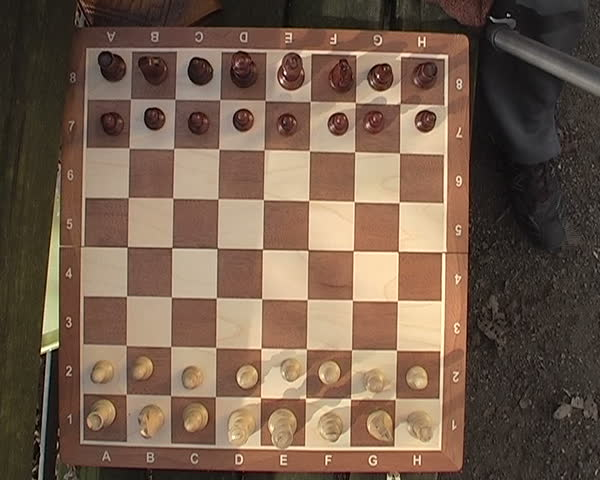
#> input picture 1.jpg, 600 x 480 px, given in place of 23.jpg, which was not available
$ python chessboard_detect.py   (older library calls are emulated)
#> lines starting #> are read from the running program, lines starting #| are printed output that depends on the picture; pictures that were not available may be replaced by others from this repository, and a replacement may not be noted
### helpers.py
import numpy as np

def scaleImageIfNeeded(img, max_width=1000, max_height=800):
  """Scale image down to max_width / max_height keeping aspect ratio if needed. Do nothing otherwise."""
  # Input and Output is a PIL Image
  img_width, img_height = img.size
  # print("Image size %dx%d" % (img_width, img_height))
  aspect_ratio = min(max_width/img_width, max_height/img_height)
  if aspect_ratio < 1.0:
    new_width, new_height = ((np.array(img.size) * aspect_ratio)).astype(int)
    # print(" Resizing to %dx%d" % (new_width, new_height))
    return img.resize((new_width,new_height))
  return img

def getSegmentAngle(line):
  x1,y1,x2,y2 = line
  return np.math.atan2(y2-y1, x2-x1)

def getLineGradients(line, gradient_x, gradient_y, gradient_mag, sampling_rate=0.5,
  normal_magnitude_threshold=0.9, normal_strong_gradient_ratio_threshold=0.45, pos_neg_ratio_threshold=0.2):
  """Calculate normal gradient values along line given x/y gradients and a line segment."""

  # 1 - Get gradient values
  line = np.array(line)
  ptA = line[:2]
  ptB = line[2:]

  # unit vector in direction of line
  line_length = np.linalg.norm(ptB - ptA)
  line_direction = (ptB - ptA) / line_length

  # Convert to normal
  line_normal = np.array([-line_direction[1], line_direction[0]]) # -y, x for normal in one direction

  # Get points along line, choosing number of points giving a sampling rate in pixels per points (1-1 is good)
  num_pts_on_line = np.ceil(np.sqrt(np.sum((ptB - ptA)**2)) / sampling_rate)
  guessx = np.linspace(ptA[1],ptB[1],num_pts_on_line)
  guessy = np.linspace(ptA[0],ptB[0],num_pts_on_line)

  line_indices = np.floor(np.vstack((guessx, guessy)).T).astype(int)
  gradients = np.vstack(
          [gradient_x[line_indices[:,0], line_indices[:,1]],
           gradient_y[line_indices[:,0], line_indices[:,1]]])
  gradient_mags = gradient_mag[line_indices[:,0], line_indices[:,1]]

  # Calculate average strength of gradient along line as a score
  gradient_on_normal = line_normal.dot(gradients)
  avg_normal_gradient = np.abs(gradient_on_normal).mean()

  # Magnitude of gradient along normal, normalized by total gradient magnitude at that point
  # ex. 1.0 means strong + gradient perfectly normal to line
  with np.errstate(divide='ignore', invalid='ignore'):
    # some gradient magnitudes are zero, set normal gradients to zero for those
    normal_gradients = gradient_on_normal / gradient_mags
    # Ignore weak gradients
    normal_gradients[(gradient_mags < 10)] = 0

  # Ratio of how often the absolute of the gradient is greater than the threshold
  # chessboard lines should have extremely high ~90% ratios
  normal_strong_gradient_ratio = np.sum(abs(normal_gradients) > normal_magnitude_threshold) / float(num_pts_on_line)

  # Ratio of mag near top vs mag near bot
  pos_edge_ratio = np.sum(normal_gradients > normal_magnitude_threshold) / float(num_pts_on_line)
  neg_edge_ratio = np.sum(-normal_gradients > normal_magnitude_threshold) / float(num_pts_on_line)

  # Calculate aspect ratio of positive to negative values, but only if they're both reasonably strong
  if (pos_edge_ratio < pos_neg_ratio_threshold or neg_edge_ratio < pos_neg_ratio_threshold):
    edge_ratio = 0
  else:
    if pos_edge_ratio > neg_edge_ratio:
      edge_ratio = neg_edge_ratio / pos_edge_ratio
    else:
      edge_ratio = pos_edge_ratio / neg_edge_ratio

  # if normal_strong_gradient_ratio > normal_strong_gradient_ratio_threshold and edge_ratio != 0:
  # print("%.2f / %.2f = %.2f %s | %.2f" % (pos_edge_ratio, neg_edge_ratio, edge_ratio, edge_ratio < 0.75, normal_strong_gradient_ratio))


  # Calculate fft, since sampling rate is static, we can just use indices as a comparison method
  fft_result = np.abs(np.fft.rfft(normal_gradients).real)
  strongest_freq = np.argmax(fft_result)

  is_good = True

  # Sanity check normal gradients span positive and negative range
  if normal_gradients.min() > -normal_magnitude_threshold or normal_gradients.max() < normal_magnitude_threshold:
    is_good = False
  # Sanity check most of the normal gradients are maximized
  elif normal_strong_gradient_ratio < normal_strong_gradient_ratio_threshold:
    is_good = False
  # Check that ratio of positive to negative is somewhere near 50/50, 1.0 means perfect 50/50, 0.5 gives a lot of leeway
  elif edge_ratio < 0.5:
    is_good = False
  # Check that there is a low frequency signal in normal gradient
  elif strongest_freq < 2 or strongest_freq > 20:
    is_good = False

  # Recover potentially good lines
  if edge_ratio > 0.9 and normal_strong_gradient_ratio > normal_strong_gradient_ratio_threshold:
    is_good = True

  # if is_good:
  #   print("%.2f : %.2f / %.2f = %.2f | %.2f | %d" % (
  #     avg_normal_gradient, pos_edge_ratio, neg_edge_ratio, edge_ratio,
  #     normal_strong_gradient_ratio, strongest_freq))

  return is_good, strongest_freq, normal_gradients, fft_result, edge_ratio, avg_normal_gradient

def angleClose(a, b, angle_threshold=10*np.pi/180):
  d = np.abs(a - b)
  # Handle angles that are ~360 or ~180 degrees apart
  return d < angle_threshold or np.abs(np.pi-d) < angle_threshold or np.abs(2*np.pi-d) < angle_threshold

def segmentAngles(angles, good_mask, angle_threshold=15*np.pi/180):
  # Partition lines based on similar angles int segments/groups
  good = np.zeros(len(angles),dtype=bool)
  segment_mask = np.zeros(angles.shape, dtype=int)

  segment_idx = 1
  for i in range(angles.size):
    # Skip if not a good line or line already grouped
    if not good_mask[i] or segment_mask[i] != 0:
      continue

    # Create new group
    segment_mask[i] = segment_idx
    for j in range(i+1, angles.size):
      # If good line, not yet grouped, and is close in angle, add to segment group
      if good_mask[j] and segment_mask[j] == 0 and angleClose(angles[i], angles[j], angle_threshold):
          segment_mask[j] = segment_idx
    # Iterate to next group
    segment_idx += 1

  return segment_mask # segments

def chooseBestSegments(segments, line_mags):
  num_segments = segments.max() # 1-indexed, 0 is a masked/bad segment
  segment_mags = np.zeros(num_segments+1)
  for i in range(1, num_segments+1):
    num_in_segment = np.sum(segments == i)
    if num_in_segment < 4:
      # Need at least 4 lines in a segment
      segment_mags[i] = 0
    else:
      # Get average line gradient magnitude for that segment
      segment_mags[i] = np.sum(line_mags[segments == i])/num_in_segment

  # print("num:",num_segments)
  # print("mags:",segment_mags)
  order = np.argsort(segment_mags)[::-1]
  return order[:2] # Top two segments only

### chess_detect_helper.py
import cv2 # For Sobel etc
import numpy as np
from helpers import *
from line_intersection import *

def getChessLinesCorners(img, chessboard_to_screen_ratio=0.2):
  # Edges
  edges = cv2.Canny(img,200,500,apertureSize = 3, L2gradient=False) # Better thresholds

  # Gradients
  sobelx = cv2.Sobel(img,cv2.CV_64F,1,0,ksize=5)
  sobely = cv2.Sobel(img,cv2.CV_64F,0,1,ksize=5)
  grad_mag = np.sqrt(sobelx**2+sobely**2)

  # Hough Lines Probabilistic
  # chessboard_to_screen_ratio = 0.2
  min_chessboard_line_length = chessboard_to_screen_ratio * min(img.shape)
  # TODO: This varys based on the chessboard to screen ratio, for chessboards filling the screen, we want to hop further
  max_line_gap = min_chessboard_line_length / 8.0 * 1.5 # Can hop up to one missing square

  lines = cv2.HoughLinesP(edges,1,np.pi/360.0, 30, minLineLength = min_chessboard_line_length, maxLineGap = max_line_gap)[:,0,:]
  # lines = cv2.HoughLinesP(edges,1,np.pi/360.0, 30, minLineLength=30, maxLineGap=30)[:,0,:]

  good_lines = np.zeros(lines.shape[0])
  norm_grads = np.zeros(lines.shape[0])
  angles = np.zeros(lines.shape[0])

  for idx in range(lines.shape[0]):
    line = lines[idx,:]
    is_good, _, _, _, _, avg_normal_gradient = getLineGradients(line, sobelx, sobely, grad_mag)
    good_lines[idx] = is_good
    norm_grads[idx] = avg_normal_gradient
    angles[idx] = getSegmentAngle(line)

  # Get angles and segment lines up
  segments = segmentAngles(angles, good_lines, angle_threshold=15*np.pi/180)
  top_two_segments = chooseBestSegments(segments, norm_grads)
  if (top_two_segments.size < 2):
    print("Couldn't find enough segments")
    return [], [], [], []

  # Update good_mask to only include top two groups
  a_segment = segments == top_two_segments[0]
  b_segment = segments == top_two_segments[1]
  good_mask = a_segment | b_segment

  a_segment_idxs = np.argwhere(a_segment).flatten()
  b_segment_idxs = np.argwhere(b_segment).flatten()

  # Rotate angles 45 degrees first
  angle_a = np.mean(angles[a_segment_idxs]) + np.pi/4
  dir_a = np.array([np.cos(angle_a), np.sin(angle_a)])
  angle_b = np.mean(angles[b_segment_idxs]) + np.pi/4
  dir_b = np.array([np.cos(angle_b), np.sin(angle_b)])

  # Plot intersections
  chess_pts = getAllLineIntersections(lines[a_segment_idxs], lines[b_segment_idxs])
  pruned_chess_pts = prunePoints(chess_pts,max_dist2=5**2)
  return lines[a_segment_idxs], lines[b_segment_idxs], pruned_chess_pts, (dir_a, dir_b)

### line_intersection.py
import PIL.Image
import cv2
import numpy as np
import itertools

# Calculate intersections
def line_intersect(a1, a2, b1, b2):
  T = np.array([[0, -1], [1, 0]])
  da = np.atleast_2d(a2 - a1)
  db = np.atleast_2d(b2 - b1)
  dp = np.atleast_2d(a1 - b1)
  dap = np.dot(da, T)
  denom = np.sum(dap * db, axis=1)
  num = np.sum(dap * dp, axis=1)
  return np.atleast_2d(num / denom).T * db + b1

def getAllLineIntersections(linesA, linesB):
  # get all pairings of lines
  pairings = np.array(list(itertools.product(range(linesA.shape[0]),range(linesB.shape[0]))))
  return line_intersect(linesA[pairings[:,0],:2], linesA[pairings[:,0],2:], linesB[pairings[:,1],:2], linesB[pairings[:,1],2:])

def prunePoints(pts, max_dist2=5**2):
  # Prune points away that are close to each other
  # preferring points that come earlier in array order
  good_pts = np.ones(pts.shape[0], dtype=bool)
  for i in range(pts.shape[0]):
    if ~good_pts[i]:
      continue
    for j in range(i+1,pts.shape[0]):
      d2 = np.sum((pts[j] - pts[i])**2)
      if (d2 < max_dist2): # within (N pixels)**2 of another point
        good_pts[j] = False

  return pts[good_pts]


# [48 lines that do not run on import are left out]

def getCorners(chess_pts, top_dirs):
  """top_dirs are the two top direction vectors for the chess board lines"""
  d_norm_a = top_dirs[0]
  vals = chess_pts.dot(d_norm_a)
  a = chess_pts[np.argmin(vals),:]
  b = chess_pts[np.argmax(vals),:]

  dist = (b-a)
  d_norm = np.array([-dist[1], dist[0]])
  d_norm /= np.sqrt(np.sum(d_norm**2))

  # print(d_norm)
  vals = chess_pts.dot(d_norm)
  # print(vals)
  c = chess_pts[np.argmin(vals),:]
  d = chess_pts[np.argmax(vals),:]

  corners = np.vstack([a,c,b,d]).astype(np.float32)
  return corners

def getRectifiedChessLines(img):
    """Given a warped axis-aligned image of a chessboard, return internal line crossings"""
    # TODO: Fix awkward conversion
    # Convert RGB numpy array to image, then to grayscale image, then back to numpy array
    img_gray = np.array(PIL.Image.fromarray(img).convert('L'))
    img_gray = cv2.bilateralFilter(img_gray,15,75,75)

    # Find gradients
    sobelx = cv2.Sobel(img_gray,cv2.CV_64F,1,0,ksize=5)
    sobely = cv2.Sobel(img_gray,cv2.CV_64F,0,1,ksize=5)

    sobelx_pos = sobelx.copy()
    sobelx_pos[sobelx <= 0] = 0
    sobelx_neg = sobelx.copy()
    sobelx_neg[sobelx > 0] = 0

    sobely_pos = sobely.copy()
    sobely_pos[sobely <= 0] = 0
    sobely_neg = sobely.copy()
    sobely_neg[sobely > 0] = 0

    checker_x = np.sum(sobelx_pos, axis=0) * np.sum(-sobelx_neg, axis=0)
    checker_x = skeletonize_1d(checker_x)

    checker_y = np.sum(sobely_pos, axis=1) * np.sum(-sobely_neg, axis=1)
    checker_y = skeletonize_1d(checker_y)

    x_lines = np.argwhere(checker_x).flatten()
    y_lines = np.argwhere(checker_y).flatten()

    x_diff = np.diff(x_lines)
    y_diff = np.diff(y_lines)

    step_x_pred = np.median(x_diff)
    step_y_pred = np.median(y_diff)

    # Remove internal outlier lines that have the wrong step size
    x_good = np.ones(x_lines.shape,dtype=bool)
    y_good = np.ones(y_lines.shape,dtype=bool)

    x_good[1:] = abs(x_diff - step_x_pred) < 20
    y_good[1:] = abs(y_diff - step_y_pred) < 20

    x_keep = np.ones(x_lines.shape,dtype=bool)
    y_keep = np.ones(y_lines.shape,dtype=bool)

    for i in range(x_good.size-1):
      if ~np.any(x_good[i:i+2]):
        x_keep[i] = False
    for i in range(y_good.size-1):
      if ~np.any(y_good[i:i+2]):
        y_keep[i] = False

    x_lines = x_lines[x_keep]
    y_lines = y_lines[y_keep]

    if len(x_lines) < 7 or len(y_lines) < 7:
      return [], [], [], []

    # Select set of 7 adjacent lines with max sum score
    x_scores = np.zeros(x_lines.shape[0]-7+1)
    for i in range(0,x_lines.shape[0]-7+1):
      x_scores[i] = np.sum(checker_x[x_lines[i:i+7]])
    x_start = np.argmax(x_scores)
    strongest_x_lines = range(x_start,x_start+7)

    y_scores = np.zeros(y_lines.shape[0]-7+1)
    for i in range(0,y_lines.shape[0]-7+1):
      y_scores[i] = np.sum(checker_y[y_lines[i:i+7]])
    y_start = np.argmax(y_scores)
    strongest_y_lines = range(y_start,y_start+7)

    # TODO: Sanity check areas between lines for consistent color when choosing?

    # Choose best internal 7 chessboard lines
    lines_x = x_lines[strongest_x_lines]
    lines_y = y_lines[strongest_y_lines]

    # Add outer chessboard edges assuming consistent step size
    step_x = np.median(np.diff(lines_x))
    step_y = np.median(np.diff(lines_y))

    lines_x = np.hstack([lines_x[0]-step_x, lines_x, lines_x[-1]+step_x])
    lines_y = np.hstack([lines_y[0]-step_y, lines_y, lines_y[-1]+step_y])

    return lines_x, lines_y, step_x, step_y

def skeletonize_1d(arr, win=50):
  """return skeletonized 1d array (thin to single value, favor to the right)"""
  _arr = arr.copy() # create a copy of array to modify without destroying original
  # Go forwards
  for i in range(_arr.size-1):
    if _arr[i] == 0:
      continue
    # Will right-shift if they are the same
    if np.any(arr[i] <= arr[i+1:i+win+1]):
      _arr[i] = 0

  # Go reverse
  for i in np.arange(_arr.size-1, 0,-1):
    if _arr[i] == 0:
      continue

    if np.any(arr[max(0,i-win):i] > arr[i]):
      _arr[i] = 0
  return _arr

def getRectChessCorners(lines_x, lines_y):
  pairs = np.array(list(itertools.product(range(8),range(8))))
  all_warp_corners = np.vstack([lines_x[pairs[:,0]], lines_y[pairs[:,1]]]).T
  warp_corners = np.array([
    [lines_x[0], lines_y[0]],
    [lines_x[-1], lines_y[0]],
    [lines_x[-1], lines_y[-1]],
    [lines_x[0], lines_y[-1]]
    ])
  return warp_corners[:,:2].astype(np.float32), all_warp_corners[:,:2].astype(np.float32)

def getOrigChessCorners(warp_corners, all_warp_corners, M_inv):
  all_stack = np.hstack([all_warp_corners, np.ones([all_warp_corners.shape[0],1])]).T
  all_real_corners = (M_inv * all_stack).T
  all_real_corners = all_real_corners / all_real_corners[:,2]

  stack = np.hstack([warp_corners, np.ones([4,1])]).T
  real_corners = (M_inv * stack).T
  real_corners = real_corners / real_corners[:,2] # Normalize by z
  return real_corners[:,:2].astype(np.float32), all_real_corners[:,:2].astype(np.float32)

def getTileImage(input_img, quad_corners, tile_buffer=0, tile_res=64):
  # Add N tile worth buffer on outside edge, such that
  # CV/ML algorithms could potentially use this data for better predictions
  ideal_quad_corners = np.array([[0,0], [1,0], [1,1], [0,1]], dtype=np.float32)

  main_len = tile_res*(ideal_quad_corners*8+tile_buffer)
  side_len = tile_res*(8+2*tile_buffer)

  M = cv2.getPerspectiveTransform(quad_corners, main_len)
  out_img = cv2.warpPerspective(np.array(input_img), M,
                                (side_len, side_len))
  return out_img, M

# [62 lines left out: functions getTileTransform, getSegments, mergePairs, getBestEqualSpacing, not called in this run]

### rectify_refine.py
import PIL.Image
import matplotlib.pyplot as plt
import cv2
import numpy as np
import itertools
import os
np.set_printoptions(precision=2, linewidth=400, suppress=True) # Better printing of arrays

# [17 lines left out: function nonMaxSupress2D, not called in this run]

def reRectifyImages(color_img, tile_res=64, tile_buffer=1):
  """Recenter off-by-N-tiles chessboards, then use
  corner subpixel with ransac findHomography to further optimize rectification of image"""
  if type(color_img).__module__ == np.__name__:
    img = np.array(PIL.Image.fromarray(color_img).convert('L')) # grayscale uint8 numpy array
  else:
    img = np.array(color_img.convert('L')) # grayscale uint8 numpy array
  # img = cv2.equalizeHist(img) # Global histogram equalization
  clahe = cv2.createCLAHE(clipLimit=2.0, tileGridSize=(8,8))
  img = clahe.apply(img)
  # Make sure our tile resolutions and buffer expectations match image size
  assert( (img.shape[0] / tile_res) == (8+2*tile_buffer) )

  k = tile_res
  side_len = tile_res*(8+2*tile_buffer)
  quad = np.ones([k,k])
  # kernel = np.vstack([np.hstack([quad,-quad]), np.hstack([-quad,quad])])
  kernel = np.vstack([np.hstack([quad,-quad]), np.hstack([-quad,quad])])
  kernel = np.tile(kernel,(4,4)) # Becomes 8x8 alternating grid
  kernel = kernel/np.linalg.norm(kernel)

  response = cv2.filter2D(img, cv2.CV_32F, kernel)
  corners = abs(response)
  expected_ctr_pt = np.array([tile_res*(4+tile_buffer), tile_res*(4+tile_buffer)])
  best_pt = np.array(np.unravel_index(corners.argmax(), corners.shape))[::-1] # Flipped due to image y/x
  center_offset = best_pt - expected_ctr_pt

  # print(best_pt)
  should_rotate = response[best_pt[1],best_pt[0]] < 0
  # print(should_rotate)

  hlines = best_pt[0] + (np.arange(9)-4)*tile_res
  vlines = best_pt[1] + (np.arange(9)-4)*tile_res

  all_corners = np.array(list(itertools.product(hlines, vlines)))
  criteria = (cv2.TERM_CRITERIA_MAX_ITER + cv2.TERM_CRITERIA_COUNT, 30, 0.01)
  better_corners = cv2.cornerSubPix(img, all_corners.astype(np.float32),
    (20,20), (-1,-1), criteria)

  M, good_pts = cv2.findHomography(better_corners.astype(np.float32) + center_offset, all_corners.astype(np.float32), cv2.RANSAC)

  # should_rotate = checkChessboardAlignment(img)

  color_img_arr = np.array(color_img)

  if (should_rotate):
    # color_img_arr = np.rot90(color_img_arr)
    # rot90 = cv2.getRotationMatrix2D((side_len/2,side_len/2),90,1)
    rot90 = np.matrix([[0, 1, 0], [-1, 0, side_len], [0, 0, 1]])
    M = np.matmul(rot90, M)

  return cv2.warpPerspective(color_img_arr, M, color_img_arr.shape[:2]), should_rotate, M

# def checkChessboardAlignment(img,  tile_res=64, tile_buffer=1):
  # Guess if chessboard black/white corners are correct, rotate 90 deg otherwise

# [34 lines that do not run on import are left out]

### chessboard_detect.py
import PIL.Image
import matplotlib.pyplot as plt
import scipy.ndimage
import cv2 # For Sobel etc
import numpy as np
from helpers import *
from line_intersection import *
from chess_detect_helper import *
from rectify_refine import *
import os
np.set_printoptions(suppress=True) # Better printing of arrays

SAVE_RECTIFIED = False # Save rectified images out
SAVE_PLOT = False # Save plots (doesn't need to visualize)
SHOW_PLOTS = True # Visualize plots

input_folder = "input2"
output_folder = "rectified"
plot_folder = "plots"


for i in [23]:
  filename ="%02d.jpg" % i
# for filename in os.listdir(input_folder):
  filepath = "%s/%s" % (input_folder,filename)
  output_filename = output_folder+"/"+filename[:-3]+"png"
  # if (os.path.exists(output_filename)):
  #   print("%s exists, skipping %s" % (output_filename, filename))
  #   continue

  print("Processing %s" % filename)
  img_orig = scaleImageIfNeeded(PIL.Image.open(filepath))
#> in scaleImageIfNeeded, `img_width, img_height = img.size`: img_width = 600; img_height = 480
#> in scaleImageIfNeeded, `aspect_ratio = min(max_width/img_width, max_height/img_height)`: aspect_ratio = 1.67
#> img_orig is the input picture: PIL image 600x480 RGB; mean R, G, B 116.4, 93.5, 76.6

  # Grayscale
  img = np.array(img_orig.convert('L')) # grayscale uint8 numpy array
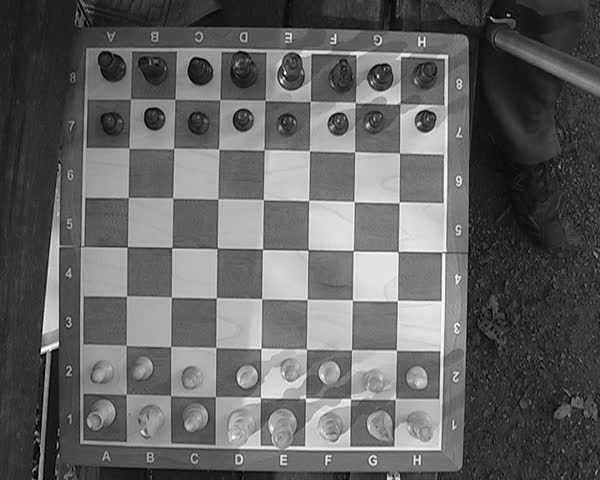
#> img: shape (480, 600); min 0, max 252, mean 98.4

  # Local Histogram Equalization
  # TODO : Currently breaks line detection etc.,
  #        tuning should be optimized with this equalization at some point
  # img = cv2.equalizeHist(img)
  # clahe = cv2.createCLAHE(clipLimit=2.0, tileGridSize=(8,8))
  # img = clahe.apply(img)

  ##################
  ## Find initial set of chess lines in image using hough lines & gradient pruning
  lines_a, lines_b, chess_pts, top_dirs = getChessLinesCorners(img, chessboard_to_screen_ratio = 0.2)
#> in getChessLinesCorners, `edges = cv2.Canny(img,200,500,apertureSize = 3, L2gradient=False)`:
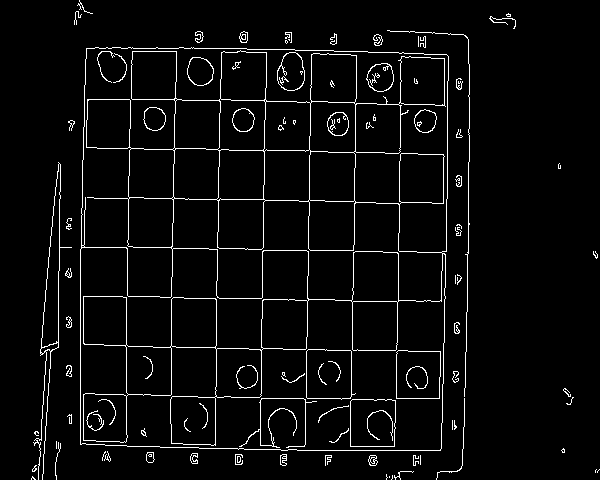
#> edges: shape (480, 600); 4.2% white in thin lines or dots
#> in getChessLinesCorners, `sobelx = cv2.Sobel(img,cv2.CV_64F,1,0,ksize=5)`:
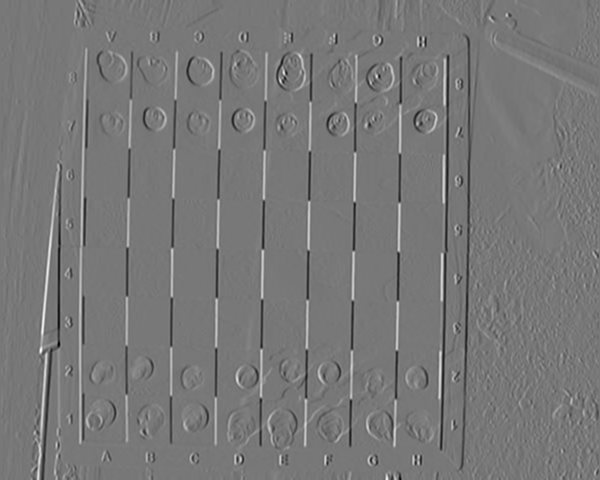
#> sobelx: shape (480, 600) float64; min -9020, max 10137, mean 2.6; drawn with min black and max white
#> in getChessLinesCorners, `sobely = cv2.Sobel(img,cv2.CV_64F,0,1,ksize=5)`:
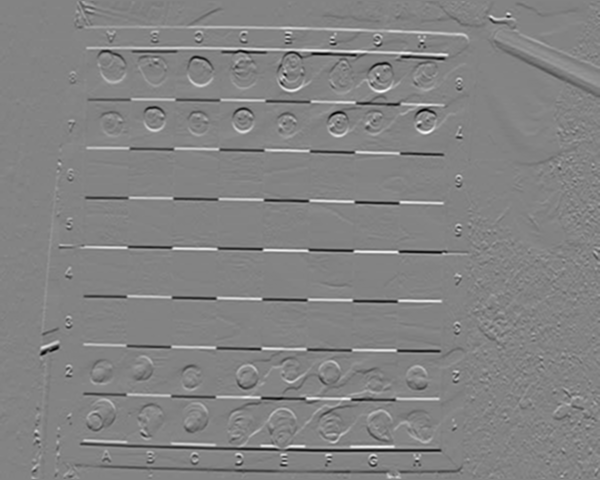
#> sobely: shape (480, 600) float64; min -8043, max 7580, mean 1.7; drawn with min black and max white
#> (the rest of the program and of its run is left out)
